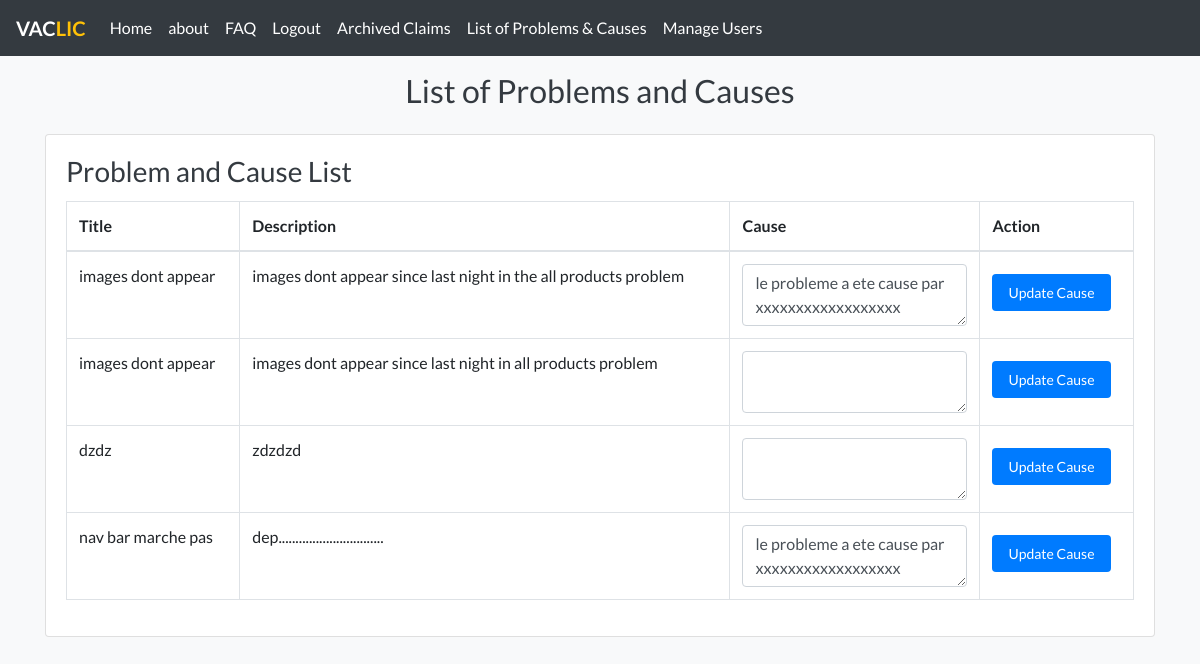
/support/problems-list/ (signed in), run on the app's committed database.
### support/models.py (models this page shows, shortened)
class ArchivedClaim(models.Model):
    client = models.ForeignKey(get_user_model(), on_delete=models.CASCADE)
    title = models.CharField(max_length=255)
    website_link = models.URLField()
    description = models.TextField()
    cause = models.TextField(blank=True)
    created_at = models.DateTimeField(auto_now_add=True)
    archived_at = models.DateTimeField(auto_now_add=True)
    rating = models.PositiveIntegerField(null=True, blank=True)  # initile bla man implementih

### support/views.py (the view)
# urls.py: path('problems-list/', views.list_of_problems_view, name='problems_list'),
def list_of_problems_view(request):
    archived_claims = ArchivedClaim.objects.all()
    return render(request, 'supportclaim/problems_list.html', {'archived_claims': archived_claims})

### templates/supportclaim/problems_list.html (shortened to what this page needs)
{% include "base.html" %}
{% block content %}
<div class="container">
  <h2 class="text-center mb-4">List of Problems and Causes</h2>
  <div class="card mb-4">
    <div class="card-body">
      <h3 class="card-title">Problem and Cause List</h3>
      <table class="table table-bordered">
        <thead>
          <tr>
            <th>Title</th>
            <th>Description</th>
            <th>Cause</th>
            <th>Action</th>
          </tr>
        </thead>
        <tbody>
          {% if archived_claims %}
            {% for archived_claim in archived_claims %}
              <tr>
                <td>{{ archived_claim.title }}</td>
                <td>{{ archived_claim.description }}</td>
                <td>
                  <form method="POST" action="{% url 'support:update_cause' archived_claim.id %}">
                    <textarea class="form-control" name="cause" id="cause-{{ archived_claim.id }}">{{ archived_claim.cause }}</textarea>
                </td>
                <td>
                  <button type="submit" class="btn btn-success btn-sm">Update Cause</button>
                </td>
              </tr>
            {% endfor %}
          {% else %}
            <tr>
              <td colspan="4" class="text-center">No archived claims available.</td>
            </tr>
          {% endif %}
        </tbody>
      </table>
    </div>
  </div>
</div>
{% endblock %}

### templates/base.html (style rules this page uses)
body { font-family: 'Lato', sans-serif; background: #f8f9fa; color: #343a40; }
.btn { margin-top: 10px; padding: 8px 16px; background-color: #007bff; color: white; border: none; border-radius: 4px; cursor: pointer; }

### data on the page
ArchivedClaim: title "images dont appear", description "images dont appear since last night in the all products problem", cause "le probleme a ete cause par xxxxxxxxxxxxxxxxxx"
ArchivedClaim: title "images dont appear", description "images dont appear since last night in all products problem"
ArchivedClaim: title "dzdz", description "zdzdzd"
ArchivedClaim: title "nav bar marche pas", description "dep...............................", cause "le probleme a ete cause par xxxxxxxxxxxxxxxxxx"
